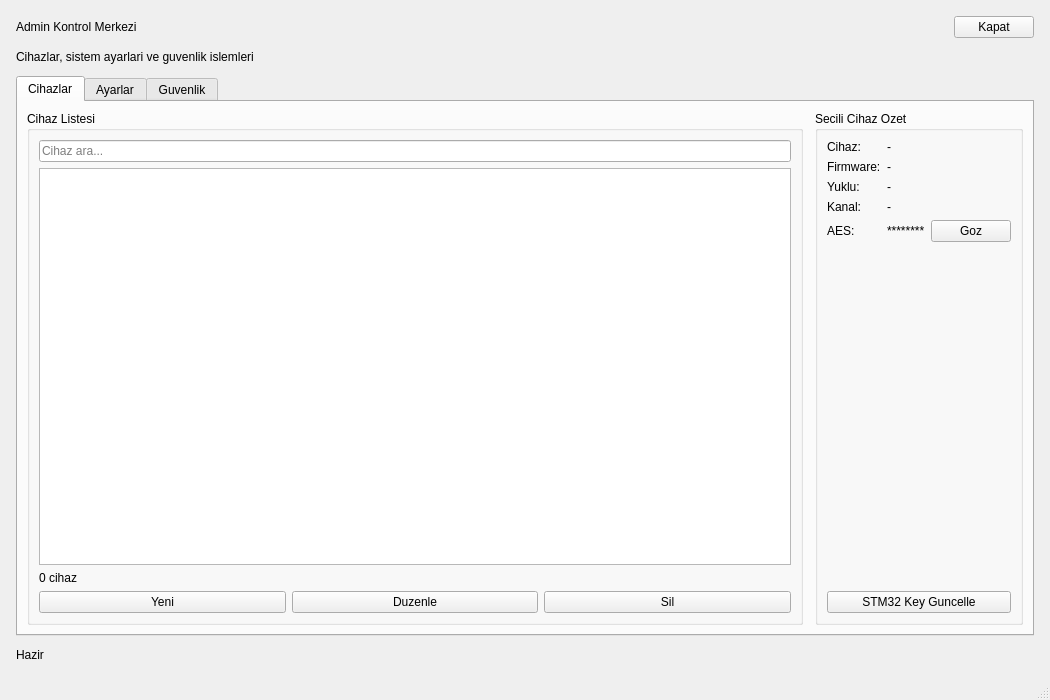
<?xml version="1.0" encoding="UTF-8"?>
<ui version="4.0">
 <class>AdminWindow</class>
 <widget class="QMainWindow" name="AdminWindow">
  <property name="geometry">
   <rect>
    <x>0</x>
    <y>0</y>
    <width>1050</width>
    <height>700</height>
   </rect>
  </property>
  <property name="windowTitle">
   <string>Admin Paneli</string>
  </property>
  <widget class="QWidget" name="centralwidget">
   <layout class="QVBoxLayout" name="rootLayout">
    <property name="spacing">
     <number>12</number>
    </property>
    <property name="leftMargin">
     <number>16</number>
    </property>
    <property name="topMargin">
     <number>16</number>
    </property>
    <property name="rightMargin">
     <number>16</number>
    </property>
    <property name="bottomMargin">
     <number>16</number>
    </property>
    <item>
     <layout class="QHBoxLayout" name="headerLayout">
      <item>
       <widget class="QLabel" name="adminHeaderLabel">
        <property name="text">
         <string>Admin Kontrol Merkezi</string>
        </property>
       </widget>
      </item>
      <item>
       <spacer name="headerSpacer">
        <property name="orientation">
         <enum>Qt::Horizontal</enum>
        </property>
        <property name="sizeHint" stdset="0">
         <size>
          <width>40</width>
          <height>20</height>
         </size>
        </property>
       </spacer>
      </item>
      <item>
       <widget class="QPushButton" name="closeAdminButton">
        <property name="text">
         <string>Kapat</string>
        </property>
       </widget>
      </item>
     </layout>
    </item>
    <item>
     <widget class="QLabel" name="adminInfoLabel">
      <property name="text">
       <string>Cihazlar, sistem ayarlari ve guvenlik islemleri</string>
      </property>
     </widget>
    </item>
    <item>
     <widget class="QTabWidget" name="adminTabs">
      <property name="currentIndex">
       <number>0</number>
      </property>
      <widget class="QWidget" name="devicesTab">
       <attribute name="title">
        <string>Cihazlar</string>
       </attribute>
       <layout class="QHBoxLayout" name="devicesRootLayout">
        <property name="spacing">
         <number>12</number>
        </property>
        <item>
         <widget class="QGroupBox" name="devicesListGroup">
          <property name="title">
           <string>Cihaz Listesi</string>
          </property>
          <layout class="QVBoxLayout" name="devicesListLayout">
           <item>
            <widget class="QLineEdit" name="deviceSearchEdit">
             <property name="placeholderText">
              <string>Cihaz ara...</string>
             </property>
            </widget>
           </item>
           <item>
            <widget class="QListWidget" name="deviceListWidget"/>
           </item>
           <item>
            <widget class="QLabel" name="deviceCountLabel">
             <property name="text">
              <string>0 cihaz</string>
             </property>
            </widget>
           </item>
           <item>
            <layout class="QHBoxLayout" name="deviceButtonsLayout">
             <item>
              <widget class="QPushButton" name="addDeviceButton">
               <property name="text">
                <string>Yeni</string>
               </property>
              </widget>
             </item>
             <item>
              <widget class="QPushButton" name="editDeviceButton">
               <property name="text">
                <string>Duzenle</string>
               </property>
              </widget>
             </item>
             <item>
              <widget class="QPushButton" name="deleteDeviceButton">
               <property name="text">
                <string>Sil</string>
               </property>
              </widget>
             </item>
            </layout>
           </item>
          </layout>
         </widget>
        </item>
        <item>
         <widget class="QGroupBox" name="deviceMetaGroup">
          <property name="title">
           <string>Secili Cihaz Ozet</string>
          </property>
          <layout class="QVBoxLayout" name="deviceMetaLayout">
           <item>
            <layout class="QGridLayout" name="deviceMetaGrid">
             <item row="0" column="0">
              <widget class="QLabel" name="metaNameTitle">
               <property name="text">
                <string>Cihaz:</string>
               </property>
              </widget>
             </item>
             <item row="0" column="1">
              <widget class="QLabel" name="metaNameValue">
               <property name="text">
                <string>-</string>
               </property>
              </widget>
             </item>
             <item row="1" column="0">
              <widget class="QLabel" name="metaFwTitle">
               <property name="text">
                <string>Firmware:</string>
               </property>
              </widget>
             </item>
             <item row="1" column="1">
              <widget class="QLabel" name="metaFwValue">
               <property name="text">
                <string>-</string>
               </property>
              </widget>
             </item>
             <item row="2" column="0">
              <widget class="QLabel" name="metaLastTitle">
               <property name="text">
                <string>Yuklu:</string>
               </property>
              </widget>
             </item>
             <item row="2" column="1">
              <widget class="QLabel" name="metaLastValue">
               <property name="text">
                <string>-</string>
               </property>
              </widget>
             </item>
             <item row="3" column="0">
              <widget class="QLabel" name="metaDriveTitle">
               <property name="text">
                <string>Kanal:</string>
               </property>
              </widget>
             </item>
             <item row="3" column="1">
              <widget class="QLabel" name="metaDriveValue">
               <property name="text">
                <string>-</string>
               </property>
              </widget>
             </item>
             <item row="4" column="0">
              <widget class="QLabel" name="metaAesTitle">
               <property name="text">
                <string>AES:</string>
               </property>
              </widget>
             </item>
             <item row="4" column="1">
              <layout class="QHBoxLayout" name="aesRowLayout">
               <item>
                <widget class="QLabel" name="metaAesValue">
                 <property name="text">
                  <string>********</string>
                 </property>
                </widget>
               </item>
               <item>
                <widget class="QPushButton" name="toggleAesButton">
                 <property name="text">
                  <string>Goz</string>
                 </property>
                </widget>
               </item>
              </layout>
             </item>
            </layout>
           </item>
           <item>
            <spacer name="deviceMetaSpacer">
             <property name="orientation">
              <enum>Qt::Vertical</enum>
             </property>
             <property name="sizeHint" stdset="0">
              <size>
               <width>20</width>
               <height>40</height>
              </size>
             </property>
            </spacer>
           </item>
           <item>
            <widget class="QPushButton" name="updateStm32KeyButton">
             <property name="text">
              <string>STM32 Key Guncelle</string>
             </property>
            </widget>
           </item>
          </layout>
         </widget>
        </item>
       </layout>
      </widget>
      <widget class="QWidget" name="settingsTab">
       <attribute name="title">
        <string>Ayarlar</string>
       </attribute>
       <layout class="QVBoxLayout" name="settingsRootLayout">
        <item>
         <widget class="QGroupBox" name="adminSettingsGroupBox">
          <property name="title">
           <string>Baglanti ve Paket Ayarlari</string>
          </property>
          <layout class="QGridLayout" name="adminSettingsGrid">
           <item row="0" column="0">
            <widget class="QLabel" name="baudLabel">
             <property name="text">
              <string>Baud Rate:</string>
             </property>
            </widget>
           </item>
           <item row="0" column="1">
            <widget class="QLineEdit" name="baudEdit"/>
           </item>
           <item row="0" column="2">
            <widget class="QLabel" name="retryLabel">
             <property name="text">
              <string>Max Retry:</string>
             </property>
            </widget>
           </item>
           <item row="0" column="3">
            <widget class="QLineEdit" name="retryEdit"/>
           </item>
           <item row="1" column="0">
            <widget class="QLabel" name="packetLabel">
             <property name="text">
              <string>Paket Boyutu:</string>
             </property>
            </widget>
           </item>
           <item row="1" column="1">
            <widget class="QLineEdit" name="packetEdit"/>
           </item>
           <item row="1" column="2">
            <widget class="QLabel" name="defaultPortLabel">
             <property name="text">
              <string>Varsayilan Port:</string>
             </property>
            </widget>
           </item>
           <item row="1" column="3">
            <widget class="QLineEdit" name="defaultPortEdit"/>
           </item>
            <item row="2" column="0">
             <widget class="QLabel" name="serviceJsonLabel">
              <property name="text">
               <string>Backend (URL|API Key):</string>
              </property>
             </widget>
            </item>
            <item row="2" column="1" colspan="3">
             <widget class="QLineEdit" name="serviceJsonEdit">
              <property name="placeholderText">
               <string>http://127.0.0.1:8787|cok-gizli-key</string>
              </property>
             </widget>
            </item>
            <item row="3" column="0">
             <widget class="QLabel" name="proxyServiceAccountLabel">
              <property name="text">
               <string>Service Account JSON:</string>
              </property>
             </widget>
            </item>
            <item row="3" column="1" colspan="3">
             <widget class="QLineEdit" name="proxyServiceAccountEdit">
              <property name="placeholderText">
               <string>C:\path\service-account.json</string>
              </property>
             </widget>
            </item>
            <item row="4" column="0">
             <widget class="QLabel" name="proxyChannelMapLabel">
              <property name="text">
               <string>Channel Map JSON:</string>
              </property>
             </widget>
            </item>
            <item row="4" column="1" colspan="3">
             <widget class="QLineEdit" name="proxyChannelMapEdit">
              <property name="placeholderText">
               <string>proxy_channels.json</string>
              </property>
             </widget>
            </item>
           </layout>
          </widget>
         </item>
         <item>
          <widget class="QGroupBox" name="proxyRuntimeGroupBox">
           <property name="title">
            <string>Yerel Proxy Servisi</string>
           </property>
           <layout class="QGridLayout" name="proxyRuntimeGrid">
            <item row="0" column="0">
             <widget class="QLabel" name="proxyRuntimeLabel">
              <property name="text">
               <string>Durum:</string>
              </property>
             </widget>
            </item>
            <item row="0" column="1">
             <widget class="QLabel" name="proxyRuntimeStatusLabel">
              <property name="text">
               <string>Yerel proxy kapali</string>
              </property>
              <property name="wordWrap">
               <bool>true</bool>
              </property>
             </widget>
            </item>
            <item row="1" column="0" colspan="2">
             <widget class="QLabel" name="proxyRuntimeHintLabel">
              <property name="text">
               <string>Bu bolum mevcut HTTP proxy server'i uygulama icinden baslatir. Backend alaniniz localhost veya 127.0.0.1 ise tarama oncesi ayni servis kullanilir.</string>
              </property>
              <property name="wordWrap">
               <bool>true</bool>
              </property>
             </widget>
            </item>
            <item row="2" column="0" colspan="2">
             <layout class="QHBoxLayout" name="proxyRuntimeButtonsLayout">
              <item>
               <widget class="QPushButton" name="proxyStartButton">
                <property name="text">
                 <string>Proxy Baslat</string>
                </property>
               </widget>
              </item>
              <item>
               <widget class="QPushButton" name="proxyStopButton">
                <property name="text">
                 <string>Proxy Durdur</string>
                </property>
               </widget>
              </item>
              <item>
               <widget class="QPushButton" name="proxyHealthButton">
                <property name="text">
                 <string>Baglanti Testi</string>
                </property>
               </widget>
              </item>
             </layout>
            </item>
           </layout>
          </widget>
         </item>
         <item>
          <layout class="QHBoxLayout" name="saveRowLayout">
           <item>
            <spacer name="saveRowSpacer">
            <property name="orientation">
             <enum>Qt::Horizontal</enum>
            </property>
            <property name="sizeHint" stdset="0">
             <size>
              <width>40</width>
              <height>20</height>
             </size>
            </property>
           </spacer>
          </item>
          <item>
           <widget class="QPushButton" name="saveAllButton">
            <property name="text">
             <string>Tum Ayarlari Kaydet</string>
            </property>
           </widget>
          </item>
         </layout>
        </item>
       </layout>
      </widget>
      <widget class="QWidget" name="securityTab">
       <attribute name="title">
        <string>Guvenlik</string>
       </attribute>
       <layout class="QVBoxLayout" name="securityRootLayout">
        <item>
         <widget class="QGroupBox" name="securityGroupBox">
          <property name="title">
           <string>Yetki ve Sistem</string>
          </property>
          <layout class="QVBoxLayout" name="securityButtonsLayout">
           <item>
            <widget class="QPushButton" name="changePasswordButton">
             <property name="text">
              <string>Sifre Degistir</string>
             </property>
            </widget>
           </item>
           <item>
            <widget class="QPushButton" name="resetConfigButton">
             <property name="text">
              <string>Config Sifirla</string>
             </property>
            </widget>
           </item>
           <item>
            <widget class="QLabel" name="securityHintLabel">
             <property name="text">
              <string>Not: Config sifirlama isleminde admin bilgileri korunur.</string>
             </property>
             <property name="wordWrap">
              <bool>true</bool>
             </property>
            </widget>
           </item>
          </layout>
         </widget>
        </item>
        <item>
         <spacer name="securitySpacer">
          <property name="orientation">
           <enum>Qt::Vertical</enum>
          </property>
          <property name="sizeHint" stdset="0">
           <size>
            <width>20</width>
            <height>40</height>
           </size>
          </property>
         </spacer>
        </item>
       </layout>
      </widget>
     </widget>
    </item>
    <item>
     <widget class="QLabel" name="adminStatusLabel">
      <property name="text">
       <string>Hazir</string>
      </property>
     </widget>
    </item>
   </layout>
  </widget>
  <widget class="QMenuBar" name="menubar"/>
  <widget class="QStatusBar" name="statusbar"/>
 </widget>
 <resources/>
 <connections/>
</ui>
